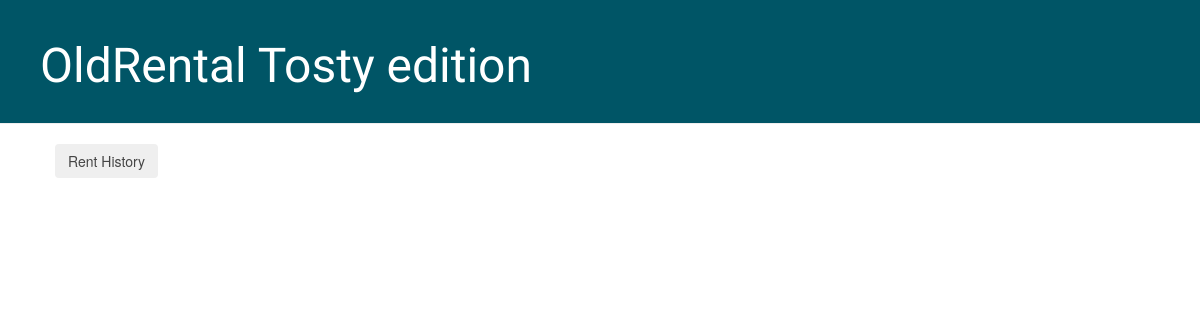
The page /cds/ on the database as committed earlier.
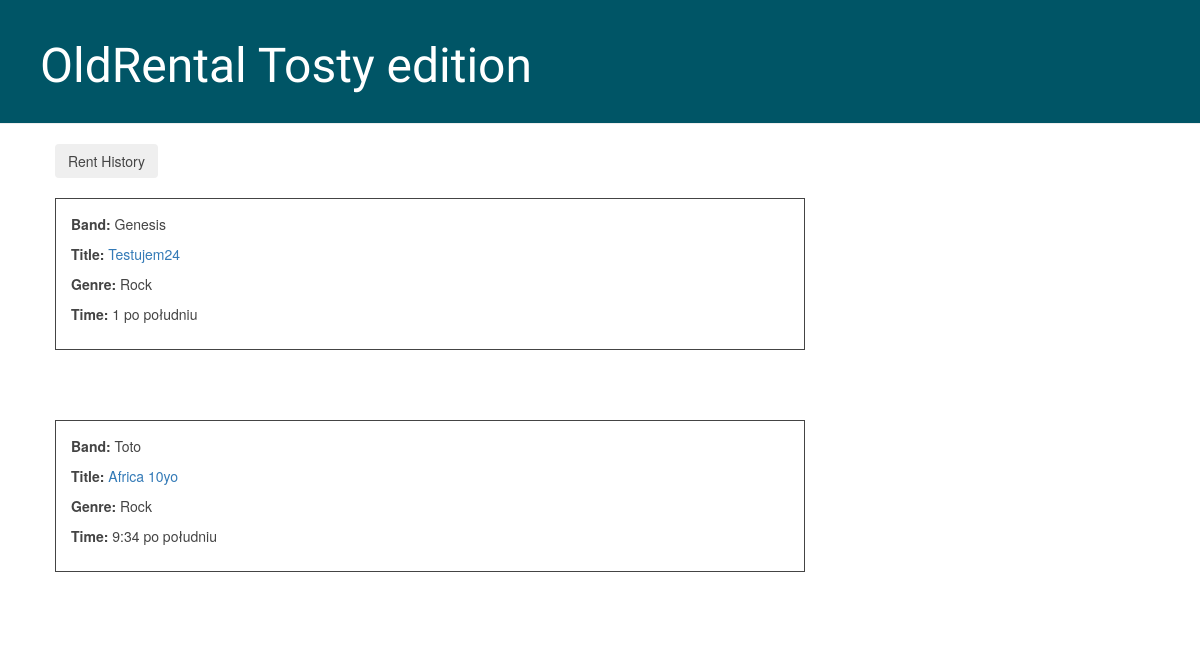
The same page on the database as committed later.
### cds/models.py (models this page shows, shortened)
class CD(models.Model):
    band = models.CharField(max_length=64)
    title = models.CharField(max_length=64)
    genre = models.ForeignKey(CDGenre, related_name='cds', on_delete=models.PROTECT)
    time = models.TimeField()
    usercd_rentier = models.ForeignKey(User, related_name='cds', on_delete=models.CASCADE,
                                       default=None, blank=True, null=True)
    rent_date = models.DateTimeField(default=None, blank=True, null=True)
    class Meta:
        ordering = ('title',)

class CDGenre(models.Model):
    name = models.CharField(max_length=64, unique=True)
    def __str__(self):
        return self.name

### cds/views.py (the view)
# urls.py: path('', views.CDView.as_view(), name='cds'),
class CDView(View):
    def get(self, request):
        cds = CD.objects.filter().order_by('band')
        return render(request, 'cds.html', {'cds': cds})

### templates/cds.html (shortened to what this page needs)
{% extends 'base.html' %}
{% block content %}
    <form action = "{% url 'rentedcds'  %}">
        <input type="submit" class="btn btn-secondary" value="Rent History"/>
    </form> <br>
    {% for cd in cds %}
        <div class="book">
            <div class="author">
                <p><b>Band:</b> {{ cd.band }}</p>
                <p><b>Title:</b> <a href= "{% url 'cd_detail' pk=cd.pk %}">{{ cd.title }}</a></p>
            </div>
            <p><b>Genre:</b> {{ cd.genre }}</p>
            <p><b>Time:</b> {{ cd.time }}</p>
        </div>
    {% endfor %}
{% endblock %}

Rows that differ between the two databases and show on the page:
added CD: band "Genesis", title "Testujem24", genre "Rock", time "1 po południu"
added CD: band "Toto", title "Africa 10yo", genre "Rock", time "9:34 po południu"
